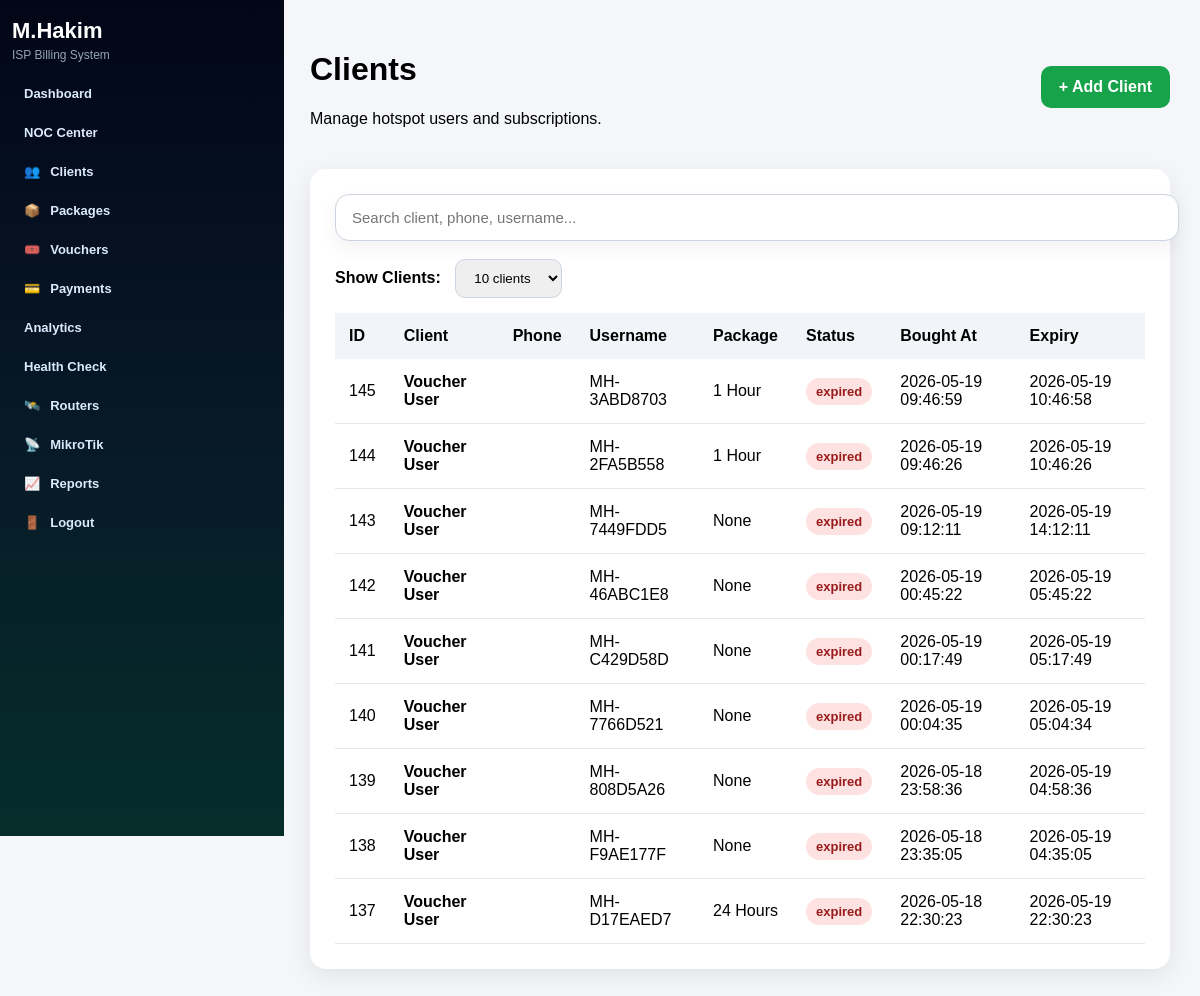
Page /clients.php (signed in) on the committed database.
### tables this page shows
CREATE TABLE `clients` (
  `id` int NOT NULL AUTO_INCREMENT,
  `full_name` varchar(100) NOT NULL,
  `phone` varchar(20) DEFAULT NULL,
  `username` varchar(50) DEFAULT NULL,
  `password` varchar(50) DEFAULT NULL,
  `package_id` int DEFAULT NULL,
  `status` varchar(30) DEFAULT 'active',
  `starts_at` datetime DEFAULT NULL,
  `expires_at` datetime DEFAULT NULL,
  `created_at` timestamp NULL DEFAULT CURRENT_TIMESTAMP,
  `client_ip` varchar(50) DEFAULT NULL,
  `client_mac` varchar(50) DEFAULT NULL,
  `connection_type` varchar(30) DEFAULT 'hotspot',
  `company_id` int DEFAULT NULL,
  PRIMARY KEY (`id`),
  UNIQUE KEY `username` (`username`),
  KEY `idx_clients_status` (`status`),
  KEY `idx_clients_username` (`username`)
);

CREATE TABLE `packages` (
  `id` int NOT NULL AUTO_INCREMENT,
  `name` varchar(100) NOT NULL,
  `duration_hours` decimal(10,2) NOT NULL,
  `speed_down` varchar(20) NOT NULL,
  `speed_up` varchar(20) NOT NULL,
  `price` decimal(10,2) NOT NULL,
  `status` enum('active','inactive') DEFAULT 'active',
  `created_at` timestamp NULL DEFAULT CURRENT_TIMESTAMP,
  `company_id` int DEFAULT NULL,
  PRIMARY KEY (`id`)
);

### clients.php (the view, shortened to what this page needs)
<?php
require_once "config/database.php";
$clients = $pdo->query("
    SELECT clients.*, packages.name AS package_name
    FROM clients
    LEFT JOIN packages ON clients.package_id = packages.id
    ORDER BY clients.id DESC
")->fetchAll(PDO::FETCH_ASSOC);
?>
<!DOCTYPE html>
<html>
<head>
</head>
<body>
<div class="sidebar">
    <h2>M.Hakim</h2>
    <p>ISP Billing System</p>
    <a href="/mhakim-billing-system/noc_final_clean.php">Dashboard</a>
    <a href="/mhakim-billing-system/noc.php">NOC Center</a>
<a href="/mhakim-billing-system/clients.php">Clients</a>
<a href="/mhakim-billing-system/packages.php">Packages</a>
<a href="/mhakim-billing-system/vouchers.php">Vouchers</a>
<a href="/mhakim-billing-system/payments.php">Payments</a>
    <a href="/mhakim-billing-system/analytics.php">Analytics</a>
<a href="/mhakim-billing-system/health_check.php">Health Check</a>
<a href="/mhakim-billing-system/routers.php">Routers</a>
    <a href="/mhakim-billing-system/mikrotik.php">MikroTik</a>
<a href="/mhakim-billing-system/reports.php">Reports</a>
<a href="/mhakim-billing-system/logout.php">Logout</a>
</div>
<div class="main">
    <div class="top">
        <div>
            <h1>Clients</h1>
            <p>Manage hotspot users and subscriptions.</p>
        </div>
        <a href="add_client.php" class="btn">+ Add Client</a>
    </div>
    <div class="card">
<div class="search-box">
    <input type="text" id="clientSearch" placeholder="Search client, phone, username...">
</div>
        <table>
            <tr>
                <th>ID</th>
                <th>Client</th>
                <th>Phone</th>
                <th>Username</th>
                <th>Package</th>
                <th>Status</th>
                <th>Bought At</th>
                <th>Expiry</th>
            </tr>
            <?php foreach ($clients as $client): ?>
            <tr>
                <td><?php echo $client["id"]; ?></td>
                <td>
                    <strong>
                        <?php echo htmlspecialchars($client["full_name"]); ?>
                    </strong>
                </td>
                <td><?php echo htmlspecialchars($client["phone"]); ?></td>
                <td><?php echo htmlspecialchars($client["username"]); ?></td>
                <td>
                    <?php echo htmlspecialchars($client["package_name"] ?? "None"); ?>
                </td>
                <td>
                    <?php if ($client["status"] === "active"): ?>
                        <span class="status-active">active</span>
                    <?php else: ?>
                        <span class="status-expired">expired</span>
                    <?php endif; ?>
                </td>
                <td>
    <?php echo $client["starts_at"] ?: "-"; ?>
</td>
<td>
    <?php echo $client["expires_at"] ?: "-"; ?>
</td>
            </tr>
            <?php endforeach; ?>
        </table>
    </div>
</div>
</body>
</html>

### clients.php (style rules this page uses)
body { margin:0; font-family:Arial; background:#f4f6f9; }
.sidebar { width:240px; height:100vh; background:#111827; color:white; position:fixed; padding:20px; }
.sidebar h2 { color:#22c55e; }
.sidebar a { display:block; color:white; text-decoration:none; padding:12px; margin:8px 0; border-radius:8px; }
.main { margin-left:280px; padding:30px; }
.top { display:flex; justify-content:space-between; align-items:center; margin-bottom:25px; }
.btn { background:#16a34a; color:white; padding:12px 18px; border-radius:10px; text-decoration:none; font-weight:bold; }
.card { background:white; padding:25px; border-radius:16px; box-shadow:0 8px 25px rgba(0,0,0,.08); }
table { width:100%; border-collapse:collapse; }
th { background:#f1f5f9; padding:14px; text-align:left; }
td { padding:14px; border-bottom:1px solid #e5e7eb; }
.status-expired { background:#fee2e2; color:#991b1b; padding:6px 10px; border-radius:20px; font-size:13px; font-weight:bold; }
.search-box { margin-bottom:18px; }
.search-box input { width:100%; padding:14px 16px; border-radius:14px; border:1px solid #cbd5e1; background:#fff; font-size:15px; box-shadow:0 8px 20px rgba(0,0,0,.05); }
.sidebar { width:260px !important; height:100vh !important; position:fixed !important; left:0 !important; top:0 !important; overflow-y:auto !important; overflow-x:hidden !important; background:linear-gradient(180deg,#020617,#071827,#052e2b) !important; padding:18px 12px !important; scrollbar-width:thin; scrollbar-color:#22c55e #020617; }
.sidebar h2 { font-size:22px !important;margin:0 0 4px !important;color:#fff !important; }
.sidebar p { font-size:12px !important;color:#94a3b8 !important;margin:0 0 14px !important; }
.sidebar a { display:flex !important; align-items:center !important; gap:10px !important; padding:10px 12px !important; margin:4px 0 !important; border-radius:12px !important; color:#dbeafe !important; font-size:13px !important; font-weight:700 !important; text-decoration:none !important; transition:.25s !important; white-space:nowrap !important; }
.sidebar a[href*="clients"]::before { content:"👥"; }
.sidebar a[href*="packages"]::before { content:"📦"; }
.sidebar a[href*="vouchers"]::before { content:"🎟️"; }
.sidebar a[href*="payments"]::before { content:"💳"; }
.sidebar a[href*="routers"]::before { content:"🛰️"; }
.sidebar a[href*="mikrotik"]::before { content:"📡"; }
.sidebar a[href*="reports"]::before { content:"📈"; }
.sidebar a[href*="logout"]::before { content:"🚪"; }
.main { margin-left:280px !important; }

### rows in the picture
clients: id "145", full_name "Voucher User", username "MH-3ABD8703", package.name "1 Hour", status "expired", starts_at "2026-05-19 09:46:59", expires_at "2026-05-19 10:46:58"
clients: id "144", full_name "Voucher User", username "MH-2FA5B558", package.name "1 Hour", status "expired", starts_at "2026-05-19 09:46:26", expires_at "2026-05-19 10:46:26"
clients: id "143", full_name "Voucher User", username "MH-7449FDD5", package_name "None", status "expired", starts_at "2026-05-19 09:12:11", expires_at "2026-05-19 14:12:11"
clients: id "142", full_name "Voucher User", username "MH-46ABC1E8", package_name "None", status "expired", starts_at "2026-05-19 00:45:22", expires_at "2026-05-19 05:45:22"
clients: id "141", full_name "Voucher User", username "MH-C429D58D", package_name "None", status "expired", starts_at "2026-05-19 00:17:49", expires_at "2026-05-19 05:17:49"
clients: id "140", full_name "Voucher User", username "MH-7766D521", package_name "None", status "expired", starts_at "2026-05-19 00:04:35", expires_at "2026-05-19 05:04:34"
clients: id "139", full_name "Voucher User", username "MH-808D5A26", package_name "None", status "expired", starts_at "2026-05-18 23:58:36", expires_at "2026-05-19 04:58:36"
clients: id "138", full_name "Voucher User", username "MH-F9AE177F", package_name "None", status "expired", starts_at "2026-05-18 23:35:05", expires_at "2026-05-19 04:35:05"
clients: id "137", full_name "Voucher User", username "MH-D17EAED7", package.name "24 Hours", status "expired", starts_at "2026-05-18 22:30:23", expires_at "2026-05-19 22:30:23"
